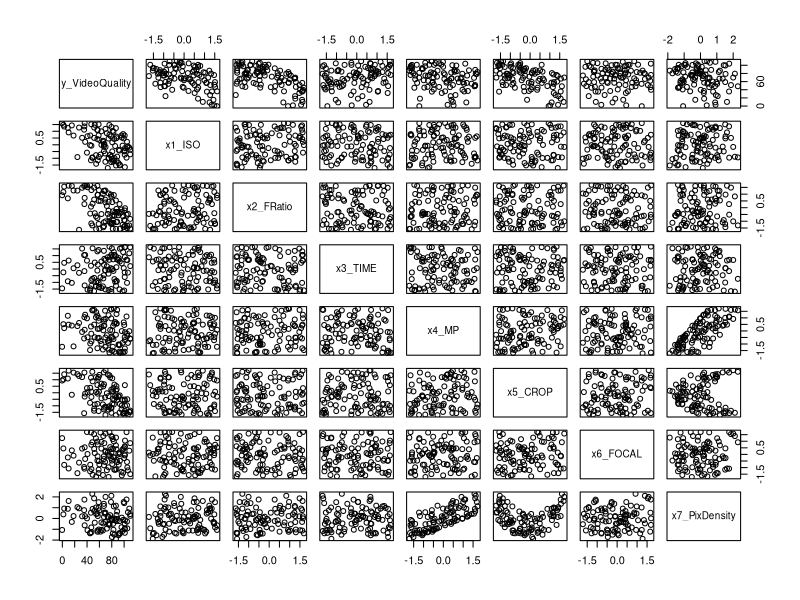
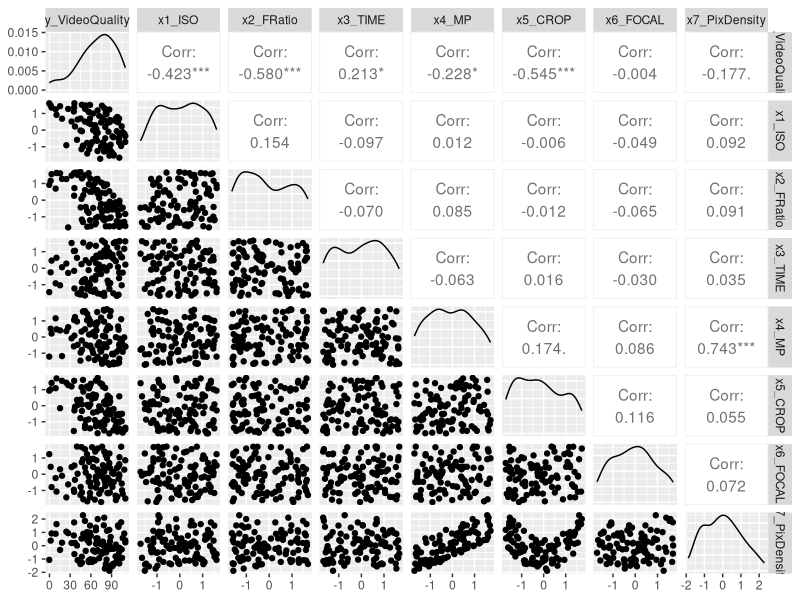
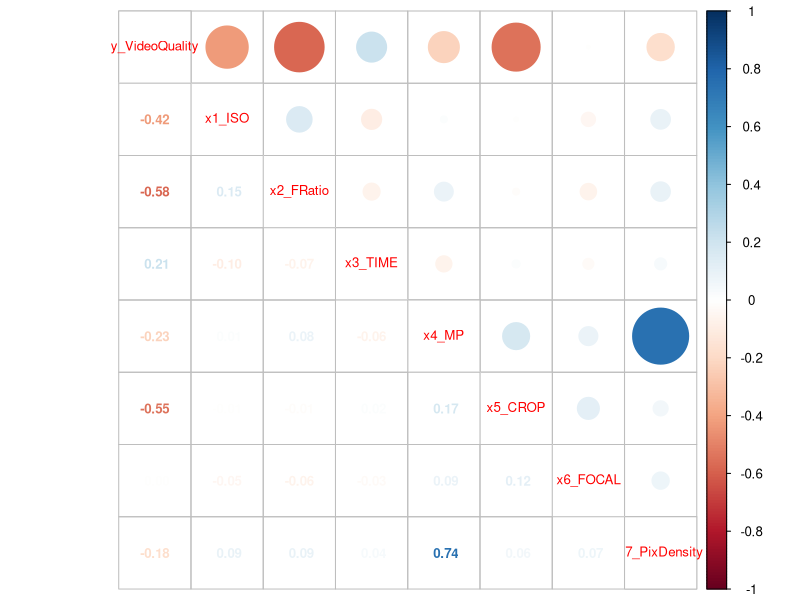
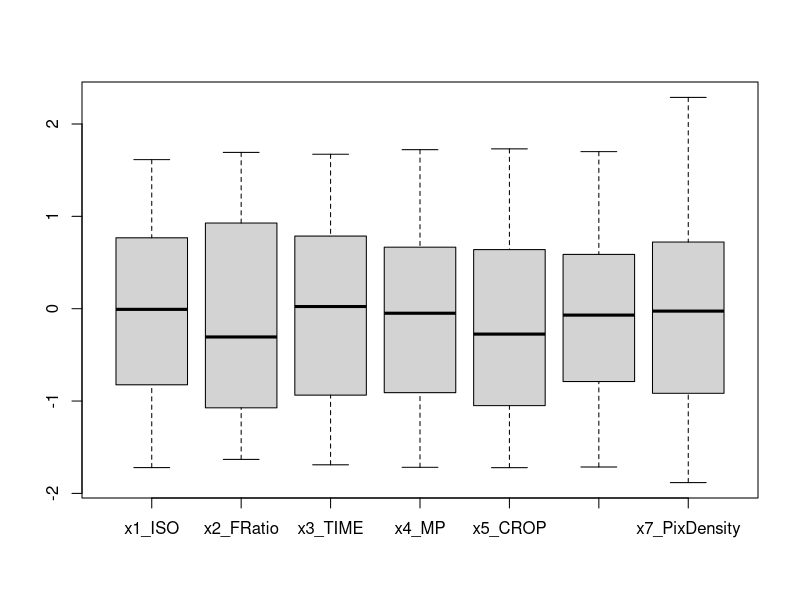
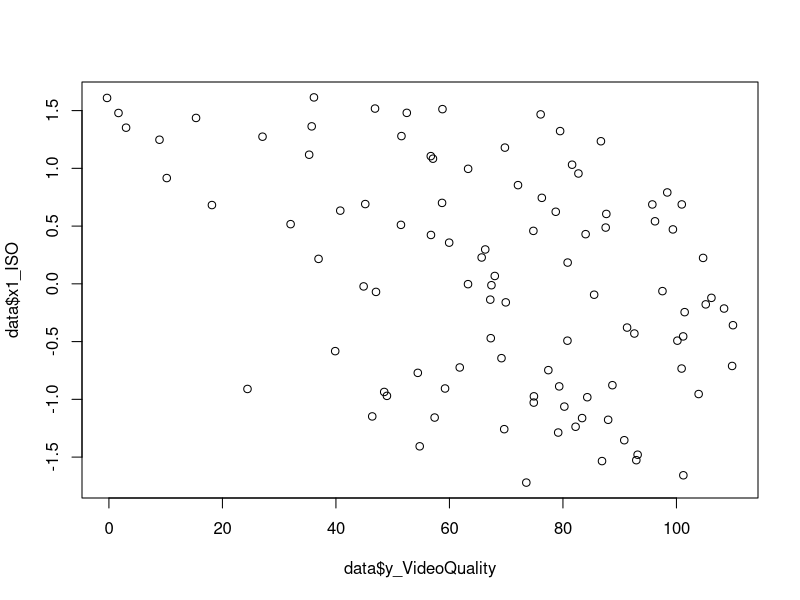

These charts were generated, in order, by the following R code:
# ------------------------------------------------------------------------------
# Progetto finale del corso di Statistica Applicata - A.A. 2024/25
# Gruppo #5 - Corrado Giachetta, Francesco Peluso, Gerardo Selce, Anuar Zouhri
#
# Università degli Studi di Salerno - DIEM
# Dipartimento di Ingegneria dell'Informazione, Elettrica e Matematica Applicata
# ------------------------------------------------------------------------------

# Impostazione path cartella progetto (N.B. cambia a seconda di chi usa il file)
#setwd('~/GitHub Repos/AppliedStatistics-Project')     # path Francesco
setwd('C:/Users/anuar/AppliedStatistics-Project')     # path Corrado
#setwd('')     # path Anuar
#setwd('')     # path Gerardo

# ------------------------------------------------------------------------------
#package da scaricare 
install.packages("GGally")

# Lettura del dataset da file CSV
data = read.csv('./dataset.csv');

#------------------------------------------------
#STATISTICA DESCRITTIVA
#
# Scatterplot delle correlazioni tra le coppie di variabili
plot(data);

library(ggplot2)
library("GGally")

ggpairs(data)

library("corrplot")
corrplot.mixed(cor(data),number.cex=0.8,tl.cex=0.8)

lin_mod_all=lm(y_VideoQuality ~ ., data=data)
summary(lin_mod_all)

step_lin=step(lin_mod_all, trace = 1, data=data)
summary(step_lin)

median(data$y_VideoQuality) #analisi mediana
mean(data$y_VideoQuality) #analisi media
quantile(data$y_VideoQuality,probs=c(0.25,0.50,0.75)) #analisi quantili
boxplot(data[, !(names(data) %in% "y_VideoQuality")])
#-------------------------------------------------------------

#Valutazione della relazione tra y_VideoQuality e le varibili xi

dev.new()
plot(data$y_VideoQuality,data$x1_ISO,xlab=)



